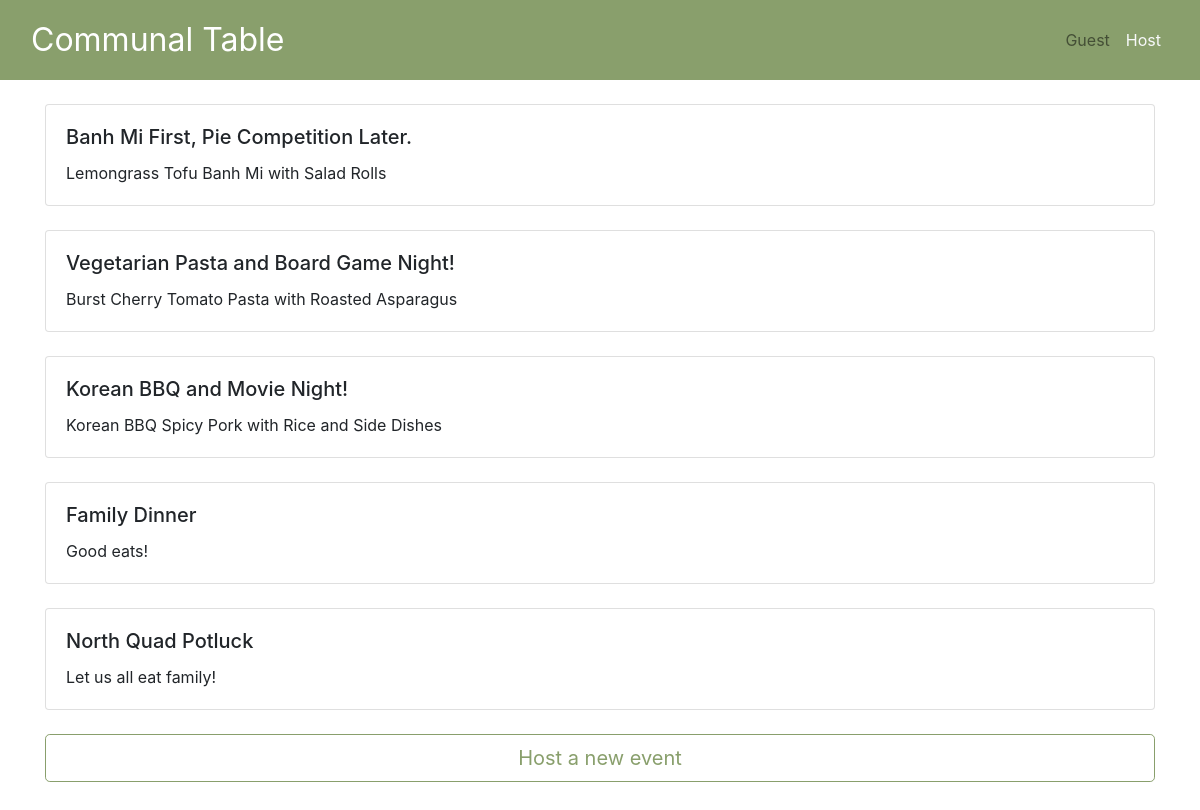
Page /host.html on the earlier database version.
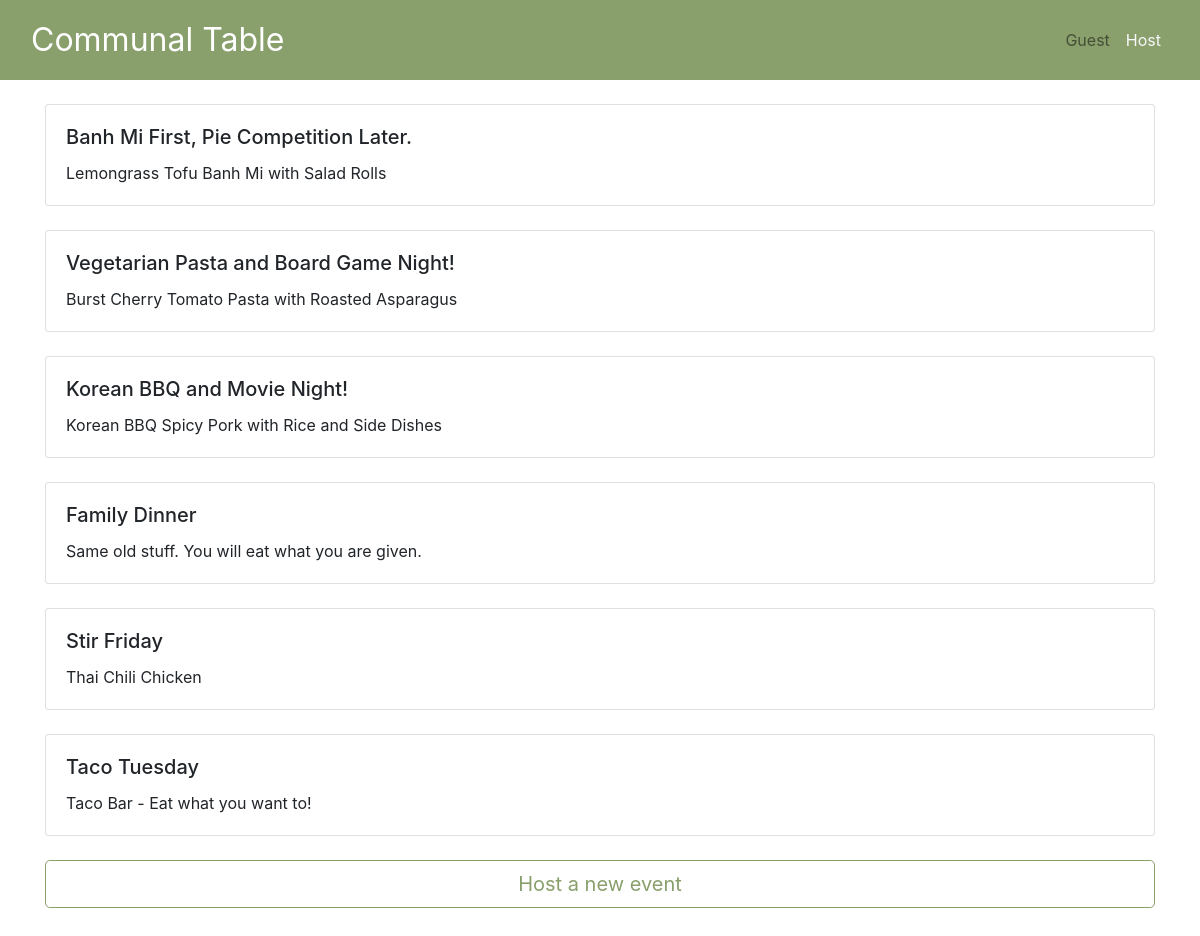
Same page on the later database version.
### tables this page shows
CREATE TABLE 'events' (
		'events_id' INTEGER PRIMARY KEY AUTOINCREMENT,
		'address1' TEXT,
		'address2' TEXT,
		'city' TEXT,
		'state' TEXT,
		'zipcode' INTEGER,
		'diet' TEXT,
		'ingredient1' TEXT,
		'ingredient2' TEXT,
		'ingredient3' TEXT,
		'description' TEXT,
		'allergy1' TEXT,
		'allergy2' TEXT,
		'allergy3' TEXT,
		'donation1' TEXT,
		'donation2' TEXT,
		'user_id' INTEGER,
		'seats' INTEGER,
		'mealTime' DATETIME,
		'name' TEXT,
		'longitude' NUMERIC,
		'latitude' NUMERIC,
		'price' NUMERIC
		);

### app.py (the view)
@app.route('/host.html', methods = ['GET', 'POST'])
def host():
    mealsList = []
    conn = sqlite3.connect('communaltable.db')
    cur = conn.cursor()
    queryAllMeals = '''SELECT * FROM events'''
    cur.execute(queryAllMeals)
    for row in cur:
        mealDict = {}
        mealDict["meal_id"] = row[0]
        mealDict["des"] = row[10]
        mealDict["name"] = row[19]
        mealsList.append(mealDict)
    conn.close()
    return render_template('host.html', title = "Host an event", meals = mealsList)

### templates/host.html (shortened to what this page needs)
<!doctype html>
<html lang="en">
  <head>
    <link rel="stylesheet" href="https://stackpath.bootstrapcdn.com/bootstrap/4.3.1/css/bootstrap.min.css">
    <link rel="stylesheet" type="text/css" href="{{ url_for('static', filename='style.css') }}"/>
  </head>
  <body>
      <nav class="navbar navbar-expand-lg navbar-light topnav-host">
            <div class="container">
              <a class="navbar-brand mb-0 brandtext text-white" href="#">Communal Table</a>
            </div>
            <div class="container navbar-nav justify-content-end">
              <a class="nav-item nav-link " href="/">Guest</a>
              <a class="nav-item nav-link active text-light" href="host.html">Host</a>
            </div>
      </nav>
      <div class="container">
      {% for meal in meals %}
        <div class="card mt-4">
          <div class="card-body">
            <h5 class="card-title">{{ meal["name"] }}</h5>
            <p class="card-text">{{ meal["des"] }}</p>
          </div>
        </div>
      {% endfor %}
        <a id="createnewbtn" class="mt-4 mb-5 btn btn-lg btn-outline-primary btn-block" href="newevent.html">Host a new event</a>
      </div>
  </body>
</html>

### static/style.css (style rules this page uses)
body { height: 100%; }
.topnav-host { height:80px; background-color: #899F6C; }
.brandtext { font-size: 2em; color: #fff; }
#createnewbtn { border-color: #899F6C; color: #899F6C; }

Differences in the rows shown:
changed events "Family Dinner": des "Good eats!" → "Same old stuff. You will eat what you are given."
changed events: name "North Quad Potluck" → "Stir Friday"; des "Let us all eat family!" → "Thai Chili Chicken"
added events: name "Taco Tuesday", des "Taco Bar - Eat what you want to!"
